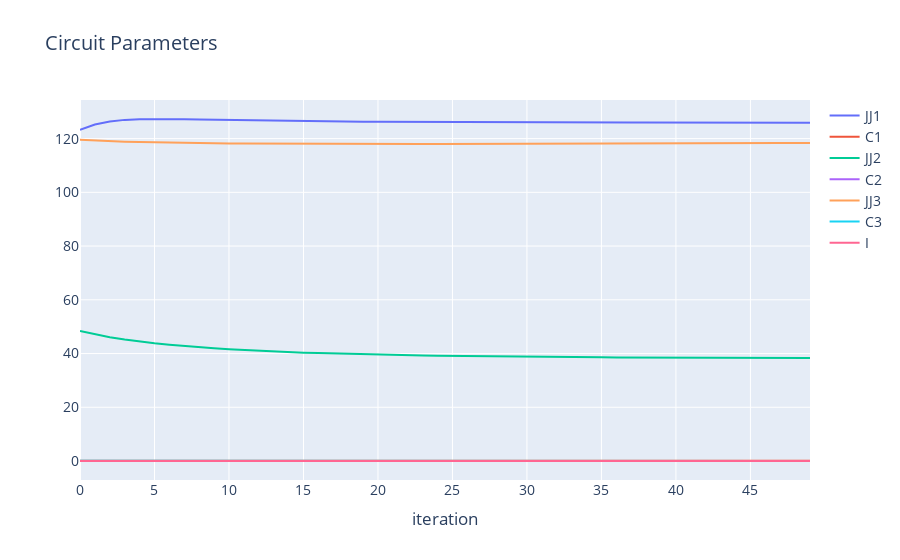

Write notebook code for a chart like this one.
### Code cell
plotCompare(dCircuit.index,dCircuit,'Circuit Parameters','iteration')
